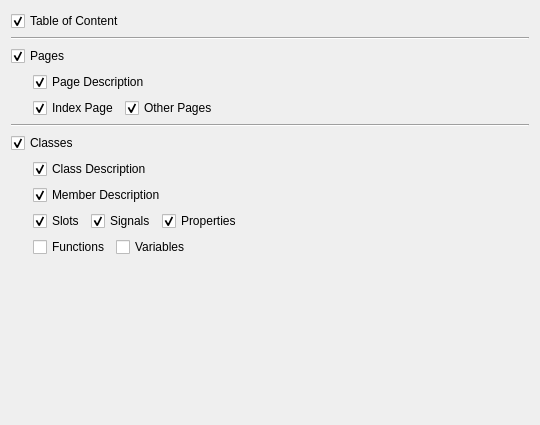
<ui version="4.0" >
 <class>Form</class>
 <widget class="QWidget" name="Form" >
  <property name="geometry" >
   <rect>
    <x>0</x>
    <y>0</y>
    <width>538</width>
    <height>425</height>
   </rect>
  </property>
  <layout class="QHBoxLayout" >
   <item>
    <layout class="QVBoxLayout" >
     <item>
      <widget class="QCheckBox" name="TocCheckBox" >
       <property name="text" >
        <string>Table of Content</string>
       </property>
       <property name="checked" >
        <bool>true</bool>
       </property>
      </widget>
     </item>
     <item>
      <widget class="QFrame" name="frame_4" >
       <property name="frameShape" >
        <enum>QFrame::HLine</enum>
       </property>
       <property name="frameShadow" >
        <enum>QFrame::Sunken</enum>
       </property>
      </widget>
     </item>
     <item>
      <widget class="QCheckBox" name="PagesCheckBox" >
       <property name="text" >
        <string>Pages</string>
       </property>
       <property name="checked" >
        <bool>true</bool>
       </property>
      </widget>
     </item>
     <item>
      <widget class="QFrame" name="frame" >
       <property name="frameShape" >
        <enum>QFrame::NoFrame</enum>
       </property>
       <property name="frameShadow" >
        <enum>QFrame::Raised</enum>
       </property>
       <layout class="QHBoxLayout" >
        <property name="leftMargin" >
         <number>22</number>
        </property>
        <property name="topMargin" >
         <number>0</number>
        </property>
        <property name="bottomMargin" >
         <number>0</number>
        </property>
        <item>
         <layout class="QVBoxLayout" >
          <item>
           <widget class="QCheckBox" name="PageDescriptionCheckBox" >
            <property name="text" >
             <string>Page Description</string>
            </property>
            <property name="checked" >
             <bool>true</bool>
            </property>
           </widget>
          </item>
          <item>
           <layout class="QHBoxLayout" >
            <item>
             <widget class="QCheckBox" name="IndexPageCheckBox" >
              <property name="text" >
               <string>Index Page</string>
              </property>
              <property name="checked" >
               <bool>true</bool>
              </property>
             </widget>
            </item>
            <item>
             <widget class="QCheckBox" name="OtherPagesCheckBox" >
              <property name="text" >
               <string>Other Pages</string>
              </property>
              <property name="checked" >
               <bool>true</bool>
              </property>
             </widget>
            </item>
            <item>
             <spacer>
              <property name="orientation" >
               <enum>Qt::Horizontal</enum>
              </property>
              <property name="sizeHint" >
               <size>
                <width>40</width>
                <height>20</height>
               </size>
              </property>
             </spacer>
            </item>
           </layout>
          </item>
         </layout>
        </item>
       </layout>
      </widget>
     </item>
     <item>
      <widget class="QFrame" name="frame_3" >
       <property name="frameShape" >
        <enum>QFrame::HLine</enum>
       </property>
       <property name="frameShadow" >
        <enum>QFrame::Sunken</enum>
       </property>
      </widget>
     </item>
     <item>
      <widget class="QCheckBox" name="ClassesCheckBox" >
       <property name="text" >
        <string>Classes</string>
       </property>
       <property name="checked" >
        <bool>true</bool>
       </property>
      </widget>
     </item>
     <item>
      <widget class="QFrame" name="frame_2" >
       <property name="frameShape" >
        <enum>QFrame::NoFrame</enum>
       </property>
       <property name="frameShadow" >
        <enum>QFrame::Raised</enum>
       </property>
       <layout class="QHBoxLayout" >
        <property name="leftMargin" >
         <number>22</number>
        </property>
        <property name="topMargin" >
         <number>0</number>
        </property>
        <property name="bottomMargin" >
         <number>0</number>
        </property>
        <item>
         <layout class="QVBoxLayout" >
          <item>
           <widget class="QCheckBox" name="ClassDescriptionCheckBox" >
            <property name="text" >
             <string>Class Description</string>
            </property>
            <property name="checked" >
             <bool>true</bool>
            </property>
           </widget>
          </item>
          <item>
           <widget class="QCheckBox" name="MemberDescriptionCheckBox" >
            <property name="text" >
             <string>Member Description</string>
            </property>
            <property name="checked" >
             <bool>true</bool>
            </property>
           </widget>
          </item>
          <item>
           <layout class="QHBoxLayout" >
            <item>
             <widget class="QCheckBox" name="SlotsCheckBox" >
              <property name="text" >
               <string>Slots</string>
              </property>
              <property name="checked" >
               <bool>true</bool>
              </property>
             </widget>
            </item>
            <item>
             <widget class="QCheckBox" name="SignalsCheckBox" >
              <property name="text" >
               <string>Signals</string>
              </property>
              <property name="checked" >
               <bool>true</bool>
              </property>
             </widget>
            </item>
            <item>
             <widget class="QCheckBox" name="PropertiesCheckBox" >
              <property name="text" >
               <string>Properties</string>
              </property>
              <property name="checked" >
               <bool>true</bool>
              </property>
             </widget>
            </item>
            <item>
             <spacer>
              <property name="orientation" >
               <enum>Qt::Horizontal</enum>
              </property>
              <property name="sizeHint" >
               <size>
                <width>40</width>
                <height>20</height>
               </size>
              </property>
             </spacer>
            </item>
           </layout>
          </item>
          <item>
           <layout class="QHBoxLayout" >
            <item>
             <widget class="QCheckBox" name="FunctionsCheckBox" >
              <property name="text" >
               <string>Functions</string>
              </property>
             </widget>
            </item>
            <item>
             <widget class="QCheckBox" name="VariablesCheckBox" >
              <property name="text" >
               <string>Variables</string>
              </property>
             </widget>
            </item>
            <item>
             <spacer>
              <property name="orientation" >
               <enum>Qt::Horizontal</enum>
              </property>
              <property name="sizeHint" >
               <size>
                <width>40</width>
                <height>20</height>
               </size>
              </property>
             </spacer>
            </item>
           </layout>
          </item>
         </layout>
        </item>
       </layout>
      </widget>
     </item>
     <item>
      <spacer>
       <property name="orientation" >
        <enum>Qt::Vertical</enum>
       </property>
       <property name="sizeHint" >
        <size>
         <width>518</width>
         <height>16</height>
        </size>
       </property>
      </spacer>
     </item>
    </layout>
   </item>
  </layout>
 </widget>
 <resources/>
 <connections>
  <connection>
   <sender>PagesCheckBox</sender>
   <signal>toggled(bool)</signal>
   <receiver>frame</receiver>
   <slot>setEnabled(bool)</slot>
   <hints>
    <hint type="sourcelabel" >
     <x>49</x>
     <y>72</y>
    </hint>
    <hint type="destinationlabel" >
     <x>49</x>
     <y>94</y>
    </hint>
   </hints>
  </connection>
  <connection>
   <sender>ClassesCheckBox</sender>
   <signal>toggled(bool)</signal>
   <receiver>frame_2</receiver>
   <slot>setEnabled(bool)</slot>
   <hints>
    <hint type="sourcelabel" >
     <x>35</x>
     <y>157</y>
    </hint>
    <hint type="destinationlabel" >
     <x>30</x>
     <y>180</y>
    </hint>
   </hints>
  </connection>
 </connections>
</ui>
